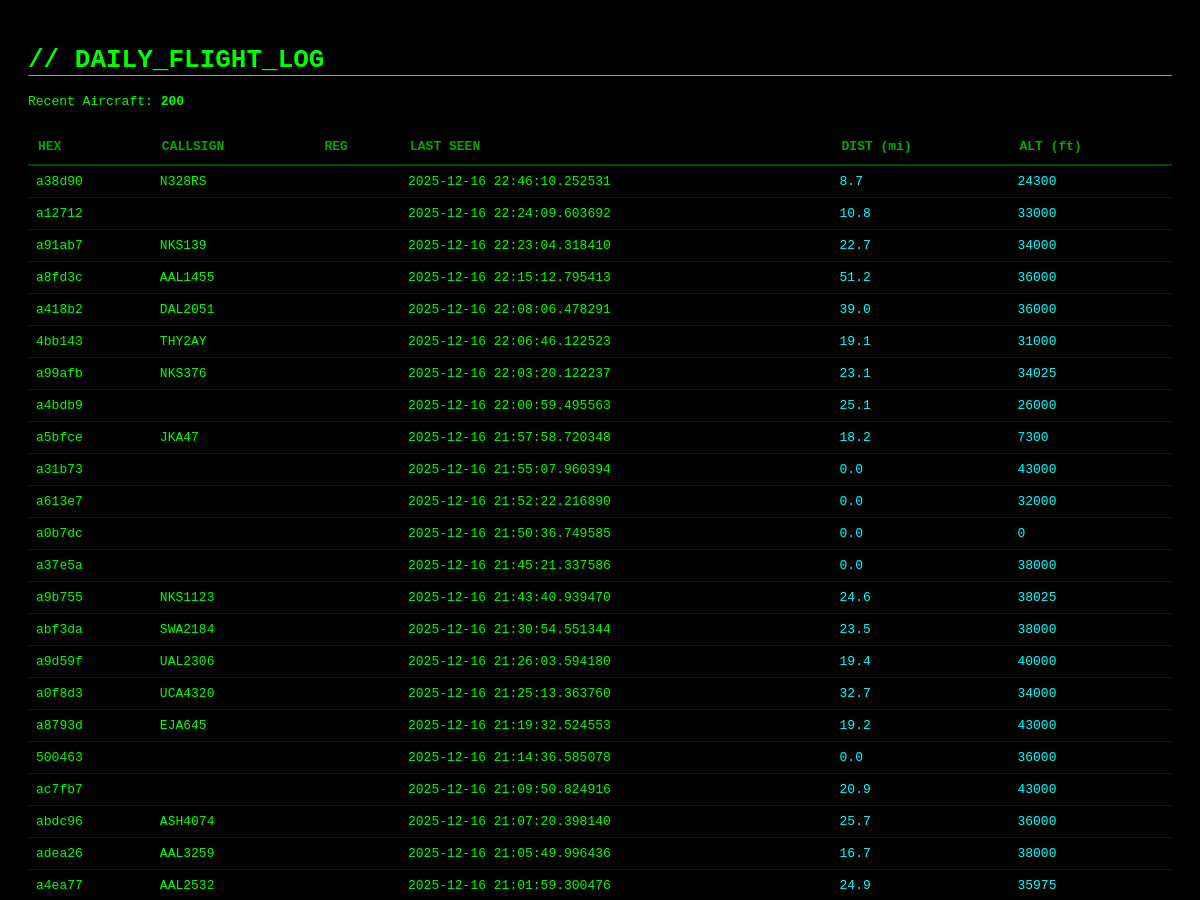
Before: / (upper part) with the older database file.
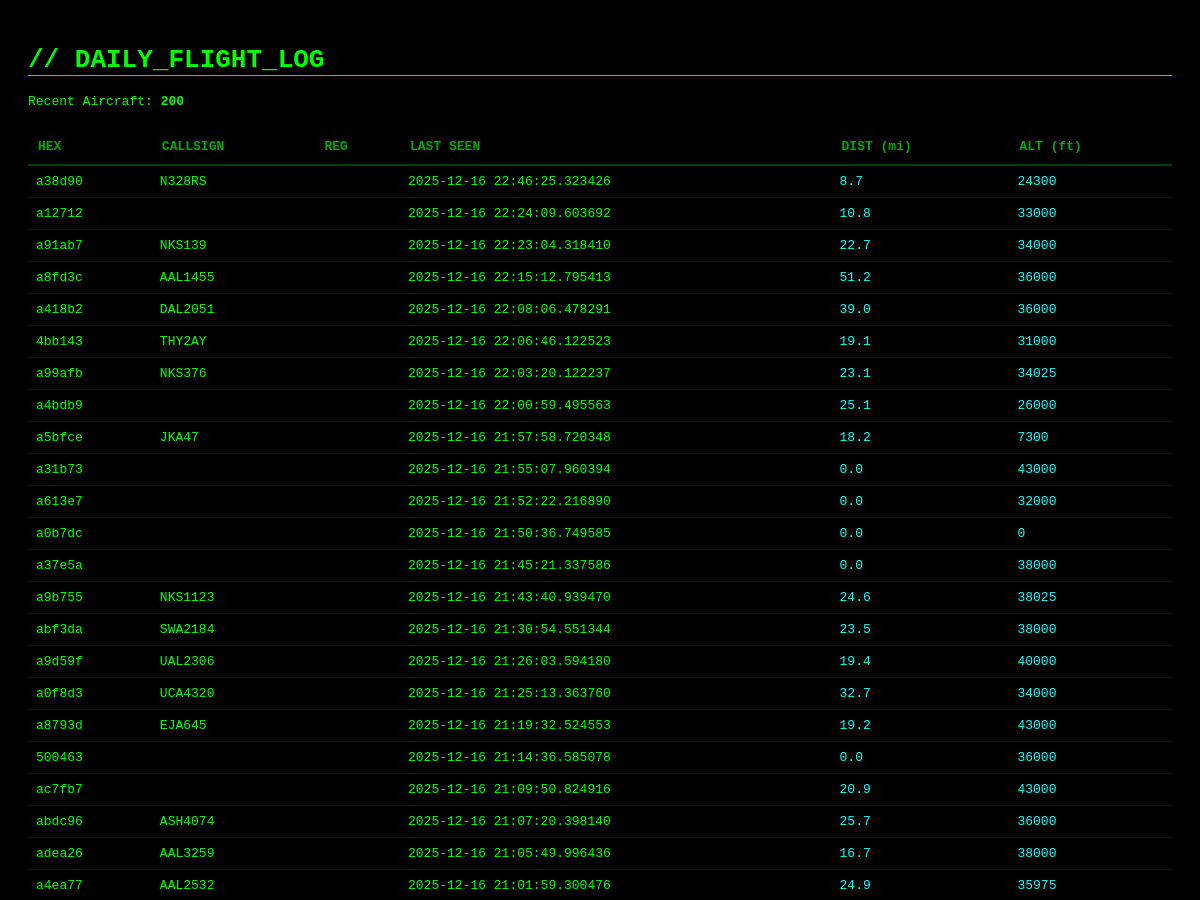
After: the same page with the newer database file.
### tables this page shows
CREATE TABLE flights (hex TEXT PRIMARY KEY, flight TEXT, reg TEXT, first_seen TIMESTAMP, last_seen TIMESTAMP, max_alt INT, max_speed INT, max_dist REAL, msg_count INT);

### app.py (the view)
@app.route('/')
def index():
    conn = sqlite3.connect(DB_FILE)
    c = conn.cursor()
    c.execute("SELECT * FROM flights ORDER BY last_seen DESC LIMIT 200")
    flights = c.fetchall(); conn.close()
    return render_template('log.html', flights=flights, count=len(flights))

### templates/log.html (shortened to what this page needs)
<!DOCTYPE html>
<html><head><title>Flight Log</title></head><body>
<h1>// DAILY_FLIGHT_LOG</h1><p>Recent Aircraft: <strong>{{ count }}</strong></p>
<table><thead><tr><th>HEX</th><th>CALLSIGN</th><th>REG</th><th>LAST SEEN</th><th>DIST (mi)</th><th>ALT (ft)</th></tr></thead>
<tbody>{% for row in flights %}<tr><td>{{ row[0] }}</td><td>{{ row[1] }}</td><td>{{ row[2] }}</td><td>{{ row[4] }}</td><td class="metric">{{ "%.1f"|format(row[7]) }}</td><td class="metric">{{ row[5] }}</td></tr>{% endfor %}</tbody></table>
</body></html>

### templates/log.html (style rules this page uses)
body { background-color:#000;color:#00ff00;font-family:monospace;padding:20px; }
h1 { border-bottom:1px solid #00ff00; }
table { width:100%;border-collapse:collapse;margin-top:20px; }
th { text-align:left;border-bottom:2px solid #004400;padding:10px;color:#00aa00; }
td { border-bottom:1px solid #002200;padding:8px; }
.metric { color:#00ffff; }

Changed rows visible on the page:
changed flights "N328RS": last_seen "2025-12-16 22:46:10.252531" → "2025-12-16 22:46:25.323426"
